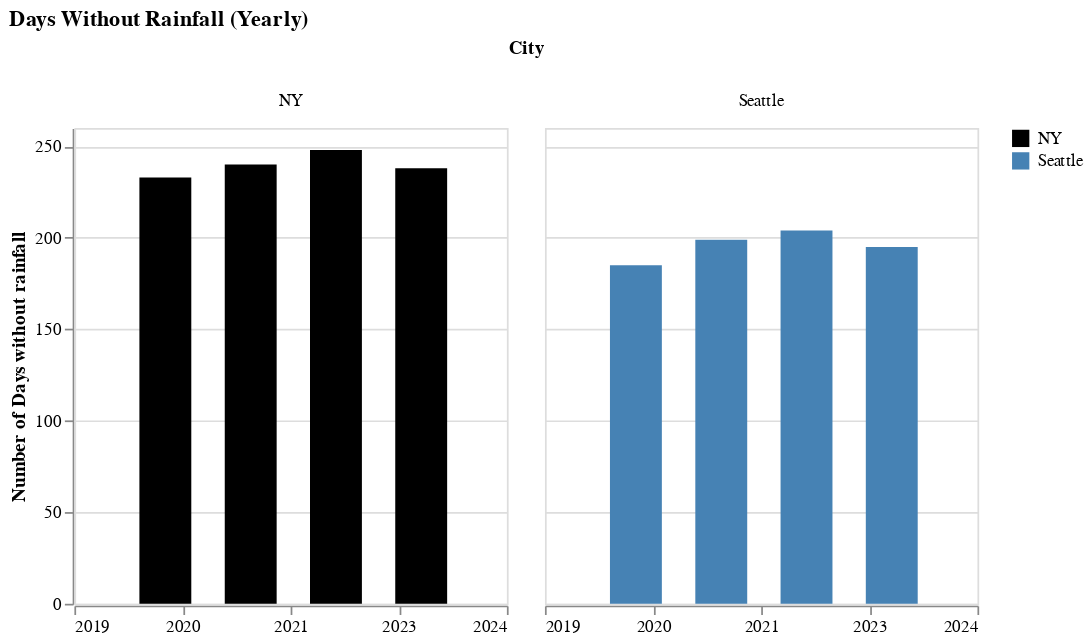

Source (notebook cell):
### Markdown cell above
Figure 3: This chart looks at days without rainfall year-over-year.This chart was created by filtering out days with precipitation over 0.00 and plotting the number of days left over for each city. The data was separated by year to see if there were any significant differences between annual rainfall

### Code cell
alt.Chart(df, title='Days Without Rainfall (Yearly)').mark_bar(size = 30).transform_filter('(datum.precipitation) == 0.00').encode(
    alt.X('year(date):T', bin = True, title = ''),
    alt.Y('count(precipitation):Q', title = 'Number of Days without rainfall'),
    alt.Column('city:N', title = 'City'),
    alt.Color('city:N', title = '', scale=alt.Scale(domain=['NY', 'Seattle'], range=['black', 'steelblue']))
).properties(width=250, height=275)

### Figure 1 — Vega-Lite specification as saved in the notebook (floating-point values rounded to 4 significant figures; data arrays with more than 128 entries replaced by an {"elided": "..."} marker saying what was removed)
{"config": {"view": {"continuousWidth": 400, "continuousHeight": 300}}, "data": {"name": "data-177287cdd643a29f22f10d24528307e1"}, "mark": {"type": "bar", "size": 30}, "encoding": {"color": {"field": "city", "scale": {"domain": ["NY", "Seattle"], "range": ["black", "steelblue"]}, "title": "", "type": "nominal"}, "column": {"field": "city", "title": "City", "type": "nominal"}, "x": {"bin": true, "field": "date", "timeUnit": "year", "title": "", "type": "temporal"}, "y": {"aggregate": "count", "field": "precipitation", "title": "Number of Days without rainfall", "type": "quantitative"}}, "height": 275, "title": "Days Without Rainfall (Yearly)", "transform": [{"filter": "(datum.precipitation) == 0.00"}], "width": 250, "$schema": "https://vega.github.io/schema/vega-lite/v4.17.0.json", "datasets": {"data-177287cdd643a29f22f10d24528307e1": {"elided": "2922 records"}}}
